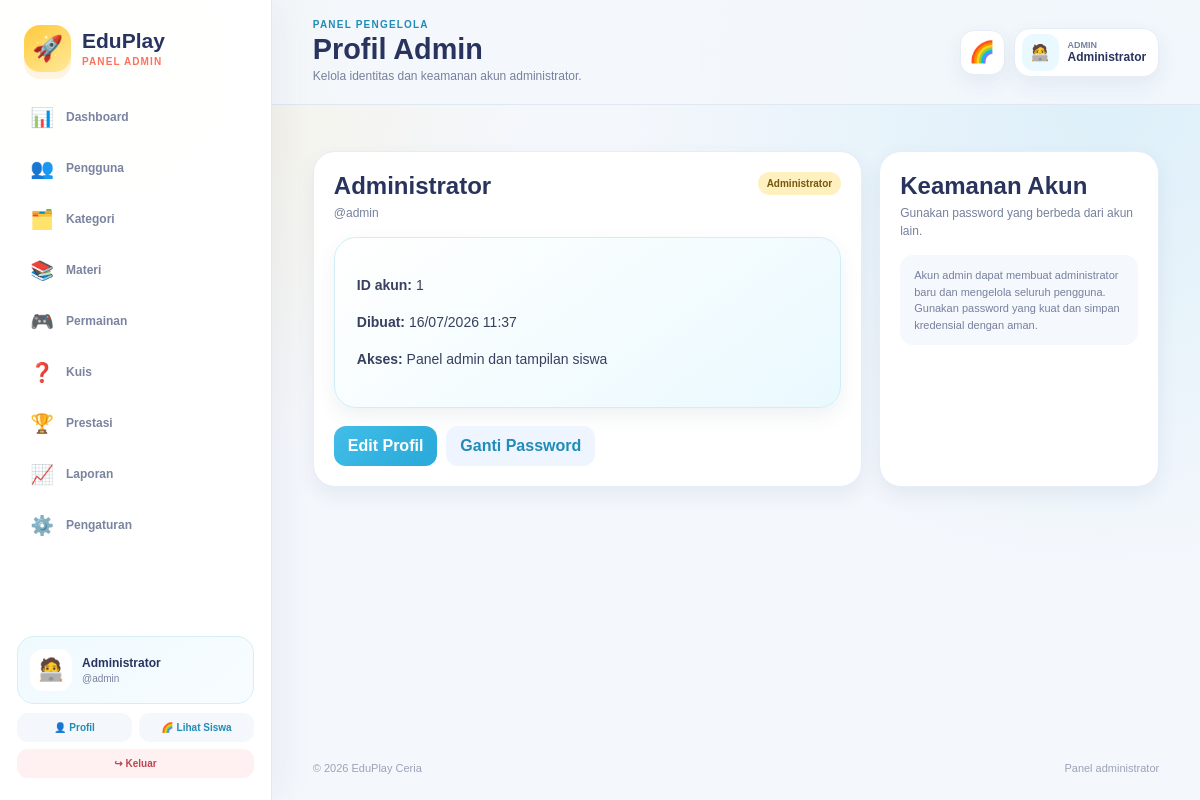
Page /admin/profile/index.php (signed in) on the committed database.
### tables this page shows
CREATE TABLE users(id INT AUTO_INCREMENT PRIMARY KEY,nama VARCHAR(120) NOT NULL,username VARCHAR(80) UNIQUE NOT NULL,password VARCHAR(255) NOT NULL,role ENUM('admin','siswa') DEFAULT 'siswa',created_at DATETIME DEFAULT CURRENT_TIMESTAMP);

### config/helper.php (called while the page is built, shortened)
<?php
function e(mixed $value): string { return htmlspecialchars((string)($value ?? ''), ENT_QUOTES, 'UTF-8'); }
function url(string $path=''): string { return BASE_URL . '/' . ltrim($path, '/'); }
function format_date_id(?string $date): string {
    $timestamp = strtotime($date);
    return $timestamp ? date('d/m/Y H:i', $timestamp) : $date;
}

### config/auth.php (called while the page is built, shortened)
<?php
require_once __DIR__ . '/helper.php';
function current_user(): ?array {
    if (!empty($_SESSION['user']) && is_array($_SESSION['user'])) return $_SESSION['user'];
    return null;
}

### admin/profile/index.php (the view)
<?php
require_once __DIR__.'/../../config/auth.php';require_once __DIR__.'/../../config/database.php';require_once __DIR__.'/../../config/helper.php';require_admin();
$pdo=db();$user=current_user();$row=$user;
if($pdo){$s=$pdo->prepare('SELECT id,nama,username,role,created_at FROM users WHERE id=?');$s->execute([(int)$user['id']]);$row=$s->fetch()?:$user;}
$adminPageTitle='Profil Admin';$adminPageDescription='Kelola identitas dan keamanan akun administrator.';$adminActive='';include __DIR__.'/../../includes/admin_header.php';
?>
<div class="admin-columns"><section class="admin-card"><div class="admin-card-head"><div><h2><?=e($row['nama']??'Administrator')?></h2><p>@<?=e($row['username']??'admin')?></p></div><span class="role-badge admin">Administrator</span></div><div class="content-card sky"><p><strong>ID akun:</strong> <?=e($row['id']??'-')?></p><p><strong>Dibuat:</strong> <?=e(format_date_id($row['created_at']??null))?></p><p><strong>Akses:</strong> Panel admin dan tampilan siswa</p></div><div class="admin-form-actions"><a class="btn" href="<?=url('admin/profile/edit.php')?>">Edit Profil</a><a class="btn ghost" href="<?=url('admin/profile/password.php')?>">Ganti Password</a></div></section><section class="admin-card"><div class="admin-card-head"><div><h2>Keamanan Akun</h2><p>Gunakan password yang berbeda dari akun lain.</p></div></div><div class="admin-form-note">Akun admin dapat membuat administrator baru dan mengelola seluruh pengguna. Gunakan password yang kuat dan simpan kredensial dengan aman.</div></section></div>
<?php include __DIR__.'/../../includes/admin_footer.php'; ?>

### includes/admin_header.php (shortened to what this page needs)
<?php
require_once __DIR__.'/../config/helper.php';
require_once __DIR__.'/../config/auth.php';
$adminPageTitle = $adminPageTitle ?? 'Panel Admin';
$adminPageDescription = $adminPageDescription ?? 'Kelola EduPlay Ceria.';
$adminActive = $adminActive ?? '';
?>
<!doctype html>
<html lang="id">
<head>
<link rel="stylesheet" href="<?= url('assets/css/style.css') ?>">
<link rel="stylesheet" href="<?= url('assets/css/admin.css') ?>">
<link rel="stylesheet" href="<?= url('assets/css/responsive.css') ?>">
</head>
<body class="admin-body">
<div class="admin-app">
  <?php include __DIR__.'/admin_sidebar.php'; ?>
  <div class="admin-main">
    <header class="admin-topbar">
      <div class="admin-topbar-copy"><small>Panel Pengelola</small><h1><?= e($adminPageTitle) ?></h1><p><?= e($adminPageDescription) ?></p></div>
      <div class="admin-topbar-actions">
        <a class="admin-icon-link" href="<?= url('index.php') ?>" title="Lihat sisi siswa">🌈</a>
        <a class="admin-profile-chip" href="<?= url('admin/profile/index.php') ?>"><span>🧑‍💻</span><span><small>Admin</small><b><?= e($adminUser['name'] ?? '') ?></b></span></a>
      </div>
    </header>
      <div class="admin-mobile-menu-panel"><?php include __DIR__.'/admin_sidebar.php'; ?></div>
    <main class="admin-content">

### includes/admin_sidebar.php
<?php
$adminActive = $adminActive ?? '';
$adminUser = current_user();
$adminItems = [
    ['dashboard','📊','Dashboard','admin/dashboard.php'],
    ['user','👥','Pengguna','admin/user/index.php'],
    ['kategori','🗂️','Kategori','admin/kategori/index.php'],
    ['materi','📚','Materi','admin/materi/index.php'],
    ['permainan','🎮','Permainan','admin/permainan/index.php'],
    ['quiz','❓','Kuis','admin/quiz/index.php'],
    ['prestasi','🏆','Prestasi','admin/prestasi/index.php'],
    ['laporan','📈','Laporan','admin/laporan/index.php'],
    ['setting','⚙️','Pengaturan','admin/setting/index.php'],
];
?>
<aside class="admin-sidebar">
  <a class="admin-brand" href="<?= url('admin/dashboard.php') ?>">
    <span class="admin-brand-mark">🚀</span>
    <span><strong>EduPlay</strong><small>Panel Admin</small></span>
  </a>
  <nav class="admin-menu" aria-label="Navigasi administrator">
    <?php foreach ($adminItems as [$key,$icon,$label,$path]): ?>
      <a class="<?= $adminActive === $key ? 'active' : '' ?>" href="<?= url($path) ?>"><span><?= $icon ?></span><b><?= e($label) ?></b></a>
    <?php endforeach; ?>
  </nav>
  <div class="admin-account-card">
    <span class="admin-avatar">🧑‍💻</span>
    <div><strong><?= e($adminUser['name'] ?? 'Administrator') ?></strong><small>@<?= e($adminUser['username'] ?? 'admin') ?></small></div>
  </div>
  <div class="admin-sidebar-actions">
    <a href="<?= url('admin/profile/index.php') ?>">👤 Profil</a>
    <a href="<?= url('index.php') ?>">🌈 Lihat Siswa</a>
    <a class="danger-link" href="<?= url('logout.php') ?>">↪ Keluar</a>
  </div>
</aside>

### assets/css/style.css (style rules this page uses)
:root { --sun:#ffca3a; --sun-deep:#f5a623; --coral:#ff705d; --sky:#42bde8; --sky-deep:#218cb6; --mint:#4fd2a2; --mint-deep:#249872; --violet:#8b7cf6; --navy:#28345d; --ink:#38405f; --muted:#77809d; --paper:#ffffff; --canvas:#f5f9ff; --canvas-warm:#fff9e9; --line:#e6edf8; --danger:#ef5b67; --success:#34b27b; --shadow-sm:0 8px 20px rgba(51,72,116,.08); --shadow:0 18px 45px rgba(51,72,116,.13); --shadow-pop:0 14px 0 rgba(42,52,93,.05),0 22px 50px rgba(51,72,116,.16); --radius-sm:14px; --radius:22px; --radius-lg:32px; --sidebar:260px; font-family:"Nunito","Arial Rounded MT Bold","Trebuchet MS",Arial,sans-serif; }
* { box-sizing:border-box }
html { scroll-behavior:smooth;background:var(--canvas) }
body { margin:0;color:var(--ink);background: radial-gradient(circle at 5% 5%,rgba(255,202,58,.18),transparent 24rem), radial-gradient(circle at 95% 12%,rgba(66,189,232,.16),transparent 28rem), var(--canvas);min-height:100vh }
a { color:inherit }
button,a { -webkit-tap-highlight-color:transparent }
.content-card { background:rgba(255,255,255,.95);border:1px solid rgba(226,234,246,.95);border-radius:var(--radius);padding:22px;box-shadow:var(--shadow-sm);margin:14px 0 }
.content-card p,.content-card li { font:14px/1.65 Arial,sans-serif }
.content-card.sky { background:linear-gradient(145deg,#fff,#eaf9ff);border-color:#d0eef8 }
.big-btn,.action-btn,.btn { display:inline-flex;align-items:center;justify-content:center;gap:8px;min-height:48px;border:0;border-radius:16px;padding:11px 18px;text-align:center;text-decoration:none;font-weight:900;cursor:pointer;transition:.17s transform,.17s filter,.17s box-shadow }
.big-btn.blue,.btn { background:linear-gradient(135deg,var(--sky),#28a9d8);color:#fff }
.btn { min-height:40px;border-radius:12px;padding:9px 14px }
.btn.ghost { background:#eef5ff;color:var(--sky-deep) }

### rows in the picture
users: nama "Administrator", username "admin", id "1", created_at "16/07/2026 11:37"

### other values in the picture
$icon "📊"
$label "Dashboard"
$icon "👥"
$label "Pengguna"
$icon "🗂️"
$label "Kategori"
$icon "📚"
$label "Materi"
$icon "🎮"
$label "Permainan"
$icon "❓"
$label "Kuis"
$icon "🏆"
$label "Prestasi"
$icon "📈"
